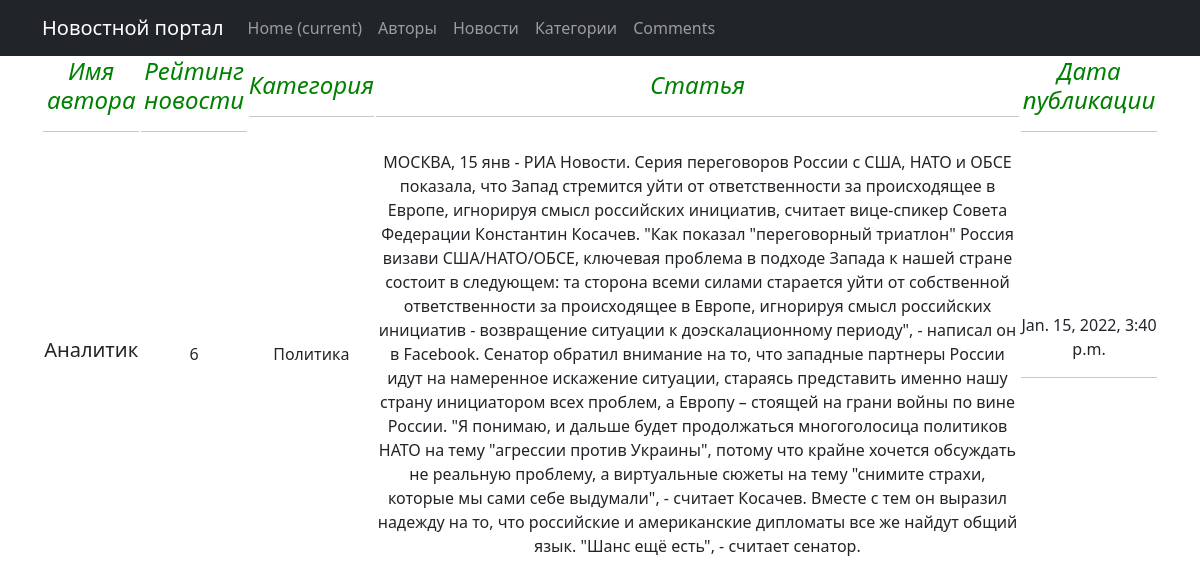
The app's page /comments/12/ with its own data.
### news/models.py (models this page shows, shortened)
class Post(models.Model):
    author = models.ForeignKey(Author, on_delete=models.CASCADE)
    NEWS = 'NW'
    ARTICLE = 'AR'
    CATEGORY_CHOICES = (
        (NEWS, 'Новости'),
        (ARTICLE, 'Статья'),
    )
    categoryType = models.CharField(max_length=2, choices=CATEGORY_CHOICES, default=ARTICLE)
    dateCreation = models.DateTimeField(auto_now_add=True, verbose_name="Время создания новости")
    postCategory = models.ManyToManyField(Category, through='PostCategory', verbose_name="Название категории")
    title = models.CharField(max_length=128)
    text = models.TextField()
    rating = models.SmallIntegerField(default=0)

class Author(models.Model):
    authorUser = models.OneToOneField(User, on_delete=models.CASCADE)
    ratingAuthor = models.SmallIntegerField(default=0)
    def __str__(self):
        return self.authorUser.username

class Category(models.Model):
    name = models.CharField(max_length=64, unique=True)
    def __str__(self):
        return self.name

### news/views.py (the view)
# urls.py: path('<int:pk>/', NewsDetailView.as_view(), name='news_detail'),
class NewsDetailView(DetailView):
    template_name = 'news_detail.html'
    queryset = Post.objects.all()

### news/templates/news_detail.html (shortened to what this page needs)
{% extends 'flatpages/default.html' %}
{% block content %}
<table>
    <tr>
        <td>
            <h4><em><span style="color: #008000;">Имя автора</span></em></h4>
            <hr/>
        </td>
        <td>
            <h4><em><span style="color: #008000;">Рейтинг новости</span></em></h4>
            <hr/>
        </td>
        <td>
            <h4><em><span style="color: #008000;">Категория</span></em></h4>
            <hr/>
        </td>
        <td>
            <h4><em><span style="color: #008000;">Статья</span></em></h4>
            <hr/>
        </td>
        <td>
            <h4><em><span style="color: #008000;">Дата публикации</span></em></h4>
            <hr/>
        </td>
    </tr>
    <tr>
        <td>
            <h5>{{ post.author|title }}</h5>
        </td>
        <td>
            {{ post.rating }}
        </td>
        <td>
            {% for new in post.postCategory.all %}
            {{ new|title }}
            {% endfor %}
        </td>
        <td>
            {{ post.text }}
        </td>
        <td>
            {{ post.dateCreation }}
            <hr/>
        </td>
    </tr>
</table>
{% endblock content %}

### records on screen
Post: author "Аналитик", rating "6", text "МОСКВА, 15 янв - РИА Новости. Серия переговоров России с США, НАТО и ОБСЕ показала, что Запад стремится уйти от ответственности за происходящее в Европе, игнорируя смысл российских инициатив, считает вице-спикер Совета Федерации Константин Косачев. \"Как показал \"переговорный триатлон\" Россия визави США/НАТО/ОБСЕ, ключевая проблема в подходе Запада к нашей стране состоит в следующем: та сторона всеми силами старается уйти от собственной ответственности за происходящее в Европе, игнорируя смысл российских инициатив - возвращение ситуации к доэскалационному периоду\", - написал он в Facebook. Сенатор обратил внимание на то, что западные партнеры России идут на намеренное искажение ситуации,…", dateCreation "Jan. 15, 2022, 3:40 p.m."
Category: name "Политика"
